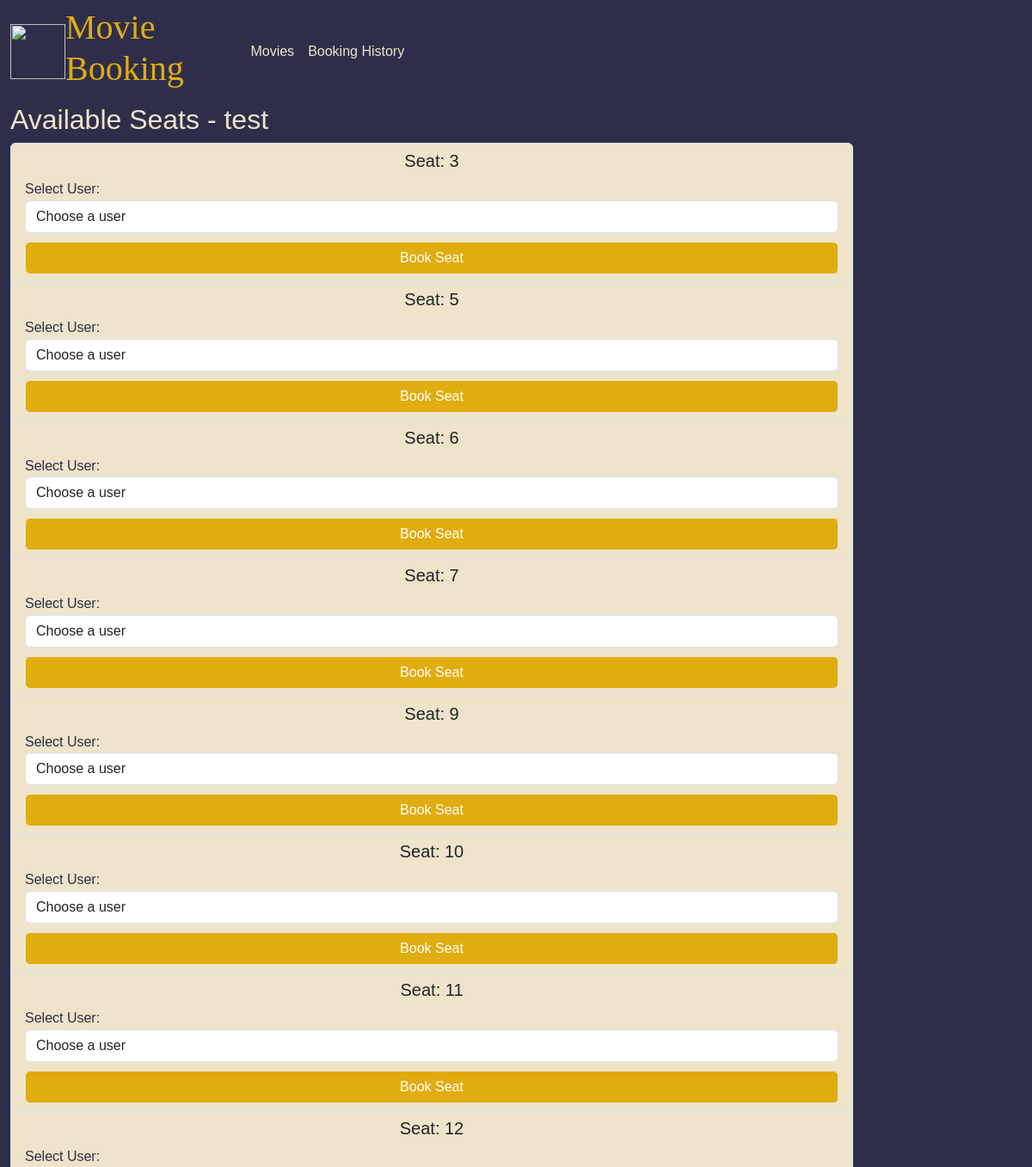
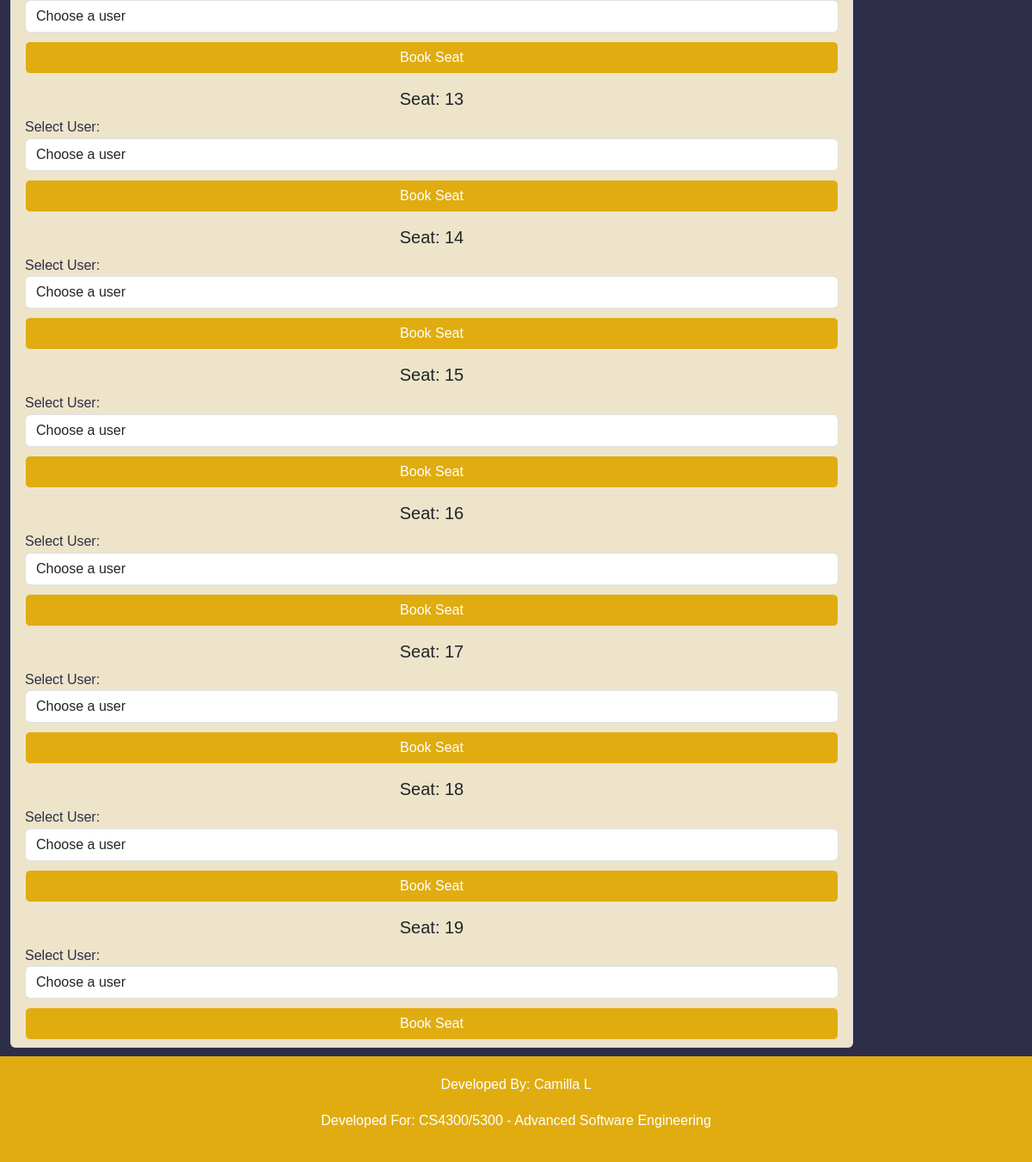
The app's page /movies/4/book_seat with its own data (2 pictures, top to bottom).
### bookings/models.py (models this page shows)
class Movie(models.Model):
    title = models.CharField(max_length=200)
    description = models.TextField()
    release_date = models.DateField()
    duration = models.IntegerField()

class Seat(models.Model):
    seat_number = models.CharField(max_length=3)
    is_booked = models.BooleanField(default=False)

### bookings/views.py (the view, shortened to what this page needs)
# urls.py: path('movies/<int:movie_pk>/book_seat', book_seat, name='book_seat'), # Allows a user to book a seat under their name
def book_seat(request, movie_pk):
    movie = get_object_or_404(Movie, pk=movie_pk) #Gets pk based on the movie the user wanted to book for
    users = User.objects.all() #gets all user objects
    seats = Seat.objects.filter(is_booked=False) #gets all seats that are not booked
    if request.method == 'GET':
        return render(request, 'book_seat.html', {'movie': movie, 'seats': seats, 'users':users}) # Render html passing movie

### bookings/templates/book_seat.html (shortened to what this page needs)
{% extends 'base.html' %}
{% load rest_framework %}
{% block content %}
<h2>Available Seats - {{ movie.title }}</h2>
<ul class="list-group">
    {% for seat in seats %}
            <li class="list-group-item" size="" style="background-color: #ede4ca">
                <h5 class="text-center">Seat: {{ seat.seat_number }}</h5>
                <form method="POST" style="color: #2f2e4a" action="{% url 'book_seat' movie.id %}">
                    <div class="form-group">
                        <label for="user-select" style="color: #2f2e4a">Select User:</label>
                        <select id="user_name" name="user_name" class="form-control" required>
                            <option value="" disabled selected>Choose a user</option>
                        </select>
                    </div>
                    <button type="submit" class="btn btn-primary" style="width: 100%; background-color: #e0ac10;border-color: #ede4ca;">Book Seat</button>
                </form>
            </li>
    {% endfor %}
</ul>
{% endblock %}

### bookings/static/index.css (style rules this page uses)
body { font-family: 'Veranda', sans-serif; margin: 0; padding: 0; background-color: #2f2e4a; color: #ede4ca; line-height: 1.6; }
button { padding: 6px 15px; background-color: #392fbe; color: white; border: none; border-radius: 5px; cursor: pointer; }
input, select { width: 20%; padding: 8px; margin-bottom: 10px; border: 1px solid #000000; border-radius: 5px; }

### records on screen
Movie: title "test"
Seat: seat_number "3"
Seat: seat_number "5"
Seat: seat_number "6"
Seat: seat_number "7"
Seat: seat_number "9"
Seat: seat_number "10"
Seat: seat_number "11"
Seat: seat_number "12"
Seat: seat_number "13"
Seat: seat_number "14"
Seat: seat_number "15"
Seat: seat_number "16"
Seat: seat_number "17"
Seat: seat_number "18"
Seat: seat_number "19"
